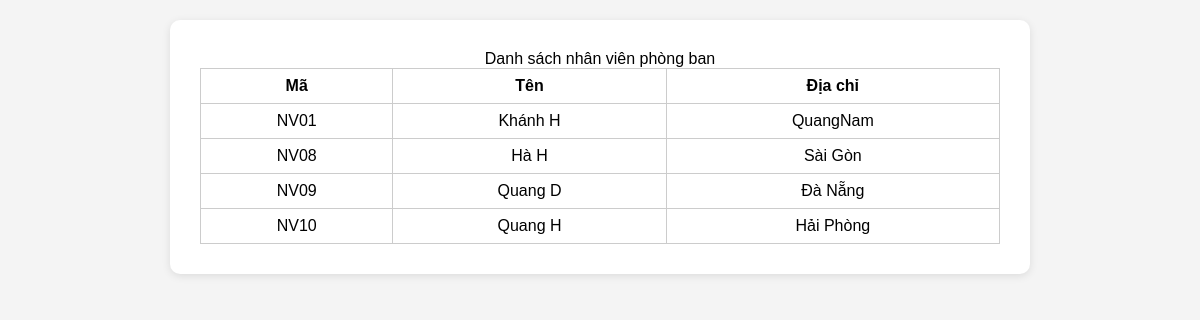
The page /QLNS/xemthongtinnv.php on the database its author committed.
### tables this page shows
CREATE TABLE `nhanvien` (
  `IDNV` varchar(10) NOT NULL,
  `Hoten` varchar(50) NOT NULL,
  `IDPB` varchar(10) NOT NULL,
  `Diachi` varchar(50) NOT NULL
);

### QLNS/xemthongtinnv.php (the view, shortened to what this page needs)
<?php
require_once("csdl.php");
$sql = "SELECT * FROM nhanvien";
$result = mysqli_query($link, $sql);
?>
<!DOCTYPE html>
<html lang="vi">
<head>
    <link rel="stylesheet" href="css/style.css">
</head>
<body>
    <div class="container">
        <table border="1" width="100%">
            <caption>Danh sách nhân viên phòng ban</caption>
            <tr>
                <th>Mã</th>
                <th>Tên</th>
                <th>Địa chỉ</th>
            </tr>
            <?php
            while($row = mysqli_fetch_array($result, MYSQLI_BOTH)){
                echo '<tr>';
                echo '<td>' . $row['IDNV'] . '</td>';
                echo '<td>' . $row['Hoten'] . '</td>';
                echo '<td>' . $row['Diachi'] . '</td>';
                echo '</tr>';
            }
            ?>
        </table>
    </div>
</body>
</html>

### QLNS/css/style.css (style rules this page uses)
body { font-family: Arial, sans-serif; background-color: #f4f4f4; margin: 20px; }
.container { max-width: 800px; margin: auto; background-color: #ffffff; padding: 30px; box-shadow: 0 2px 8px rgba(0, 0, 0, 0.1); border-radius: 10px; }
table { width: 100%; border-collapse: collapse; background-color: #fff; }
th, td { border: 1px solid #ccc; padding: 8px; text-align: center; }

### rows shown on the page
nhanvien: IDNV "NV01", Hoten "Khánh H", Diachi "QuangNam"
nhanvien: IDNV "NV08", Hoten "Hà H", Diachi "Sài Gòn"
nhanvien: IDNV "NV09", Hoten "Quang D", Diachi "Đà Nẵng"
nhanvien: IDNV "NV10", Hoten "Quang H", Diachi "Hải Phòng"
